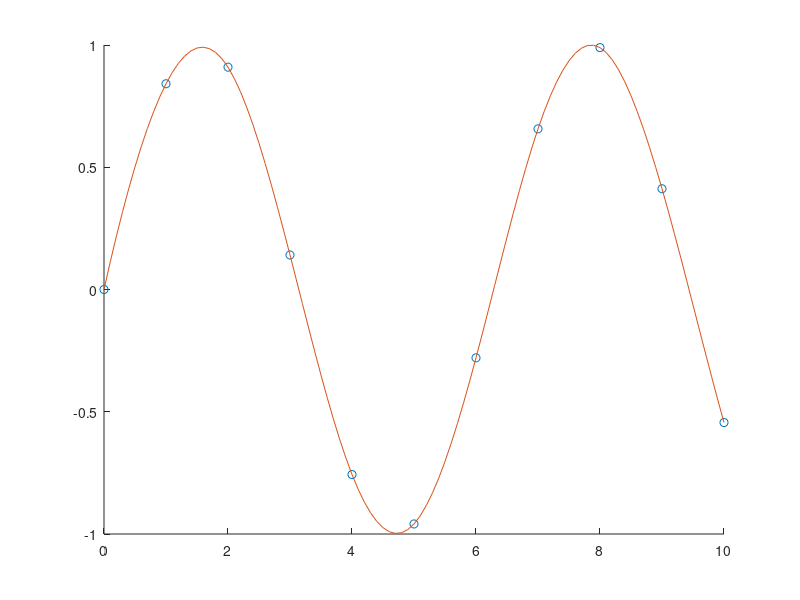

MATLAB code for this plot: (Note: this script raises an error after producing the figure.)
x = linspace(0,10,11);
y = sin(x);
xi =0:0.1:10;
%yi = interp1(x,y,xi,'linear');
 yi = interp1(x,y,xi,'spline');
hold on
plot(x,y,'o')
plot(xi,yi)



%%%%%%%%%%%%%%%%%%%%%%%%%%%%%%%%%%%%%%%%%%%%%%%
x = [0:0.1:1];
y = [0 0.4897 0.9315 1.3353 1.7156 2.0699 2.3918 2.6840 2.9634 3.2084 3.445];
 x0 = [1,1];
 %%Ingresar la funcion con @
 [sol, resnorm, residual, exitflag, output] = lsqcurvefit(@J, x0, x,y);